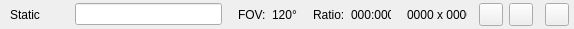
<?xml version="1.0" encoding="UTF-8"?>
<ui version="4.0">
 <class>ViewportTitleDlg</class>
 <widget class="QWidget" name="ViewportTitleDlg">
  <property name="geometry">
   <rect>
    <x>0</x>
    <y>0</y>
    <width>574</width>
    <height>29</height>
   </rect>
  </property>
  <property name="sizePolicy">
   <sizepolicy hsizetype="Preferred" vsizetype="Fixed">
    <horstretch>0</horstretch>
    <verstretch>0</verstretch>
   </sizepolicy>
  </property>
  <layout class="QHBoxLayout" name="horizontalLayout" stretch="1,2,0,0,0,0,0,0,0,0,0,0,0,0,0,0">
   <property name="leftMargin">
    <number>10</number>
   </property>
   <property name="topMargin">
    <number>0</number>
   </property>
   <property name="rightMargin">
    <number>0</number>
   </property>
   <property name="bottomMargin">
    <number>0</number>
   </property>
   <item>
    <widget class="QLabel" name="m_titleBtn">
     <property name="text">
      <string>Static</string>
     </property>
    </widget>
   </item>
   <item>
    <widget class="AzQtComponents::ToolButtonLineEdit" name="m_viewportSearch">
     <property name="sizePolicy">
      <sizepolicy hsizetype="Fixed" vsizetype="Fixed">
       <horstretch>0</horstretch>
       <verstretch>0</verstretch>
      </sizepolicy>
     </property>
     <property name="minimumSize">
      <size>
       <width>147</width>
       <height>22</height>
      </size>
     </property>
     <property name="maximumSize">
      <size>
       <width>147</width>
       <height>22</height>
      </size>
     </property>
    </widget>
   </item>
   <item>
    <spacer name="horizontalSpacer">
     <property name="orientation">
      <enum>Qt::Horizontal</enum>
     </property>
     <property name="sizeType">
      <enum>QSizePolicy::Fixed</enum>
     </property>
     <property name="sizeHint" stdset="0">
      <size>
       <width>10</width>
       <height>20</height>
      </size>
     </property>
    </spacer>
   </item>
   <item>
    <widget class="QLabel" name="label">
     <property name="text">
      <string>FOV:</string>
     </property>
    </widget>
   </item>
   <item>
    <widget class="QLabel" name="m_fovStaticCtrl">
     <property name="sizePolicy">
      <sizepolicy hsizetype="Fixed" vsizetype="Preferred">
       <horstretch>0</horstretch>
       <verstretch>0</verstretch>
      </sizepolicy>
     </property>
     <property name="text">
      <string>120°</string>
     </property>
    </widget>
   </item>
   <item>
    <spacer name="horizontalSpacer_2">
     <property name="orientation">
      <enum>Qt::Horizontal</enum>
     </property>
     <property name="sizeType">
      <enum>QSizePolicy::Fixed</enum>
     </property>
     <property name="sizeHint" stdset="0">
      <size>
       <width>10</width>
       <height>20</height>
      </size>
     </property>
    </spacer>
   </item>
   <item>
    <widget class="QLabel" name="label_2">
     <property name="text">
      <string>Ratio:</string>
     </property>
    </widget>
   </item>
   <item>
    <widget class="QLabel" name="m_ratioStaticCtrl">
     <property name="sizePolicy">
      <sizepolicy hsizetype="Fixed" vsizetype="Preferred">
       <horstretch>0</horstretch>
       <verstretch>0</verstretch>
      </sizepolicy>
     </property>
     <property name="minimumSize">
      <size>
       <width>40</width>
       <height>0</height>
      </size>
     </property>
     <property name="maximumSize">
      <size>
       <width>40</width>
       <height>16777215</height>
      </size>
     </property>
     <property name="text">
      <string>000:000</string>
     </property>
    </widget>
   </item>
   <item>
    <spacer name="horizontalSpacer_3">
     <property name="orientation">
      <enum>Qt::Horizontal</enum>
     </property>
     <property name="sizeType">
      <enum>QSizePolicy::Fixed</enum>
     </property>
     <property name="sizeHint" stdset="0">
      <size>
       <width>10</width>
       <height>20</height>
      </size>
     </property>
    </spacer>
   </item>
   <item>
    <widget class="QLabel" name="m_sizeStaticCtrl">
     <property name="sizePolicy">
      <sizepolicy hsizetype="Fixed" vsizetype="Preferred">
       <horstretch>0</horstretch>
       <verstretch>0</verstretch>
      </sizepolicy>
     </property>
     <property name="minimumSize">
      <size>
       <width>60</width>
       <height>0</height>
      </size>
     </property>
     <property name="maximumSize">
      <size>
       <width>60</width>
       <height>16777215</height>
      </size>
     </property>
     <property name="text">
      <string>0000 x 0000</string>
     </property>
    </widget>
   </item>
   <item>
    <widget class="AzQtComponents::ButtonDivider" name="divider1" native="true"/>
   </item>
   <item>
    <widget class="QToolButton" name="m_toggleDisplayInfoBtn">
     <property name="toolTip">
      <string>Toggle display info</string>
     </property>
     <property name="icon">
      <iconset resource="resource.qrc">
       <normaloff>:/stylesheet/img/16x16/info.png</normaloff>:/stylesheet/img/16x16/info.png</iconset>
     </property>
     <property name="checkable">
      <bool>true</bool>
     </property>
    </widget>
   </item>
   <item>
    <widget class="QToolButton" name="m_toggleHelpersBtn">
     <property name="toolTip">
      <string>Toggle display helpers</string>
     </property>
     <property name="icon">
      <iconset resource="resource.qrc">
       <normaloff>:/stylesheet/img/16x16/Helpers.png</normaloff>:/stylesheet/img/16x16/Helpers.png</iconset>
     </property>
     <property name="checkable">
      <bool>true</bool>
     </property>
    </widget>
   </item>
   <item>
    <widget class="AzQtComponents::ButtonDivider" name="divider2" native="true"/>
   </item>
   <item>
    <widget class="QToolButton" name="m_maxBtn">
     <property name="icon">
      <iconset resource="resource.qrc">
       <normaloff>:/stylesheet/img/16x16/Maximize.png</normaloff>:/stylesheet/img/16x16/Maximize.png</iconset>
     </property>
     <property name="iconSize">
      <size>
       <width>16</width>
       <height>16</height>
      </size>
     </property>
    </widget>
   </item>
   <item>
    <spacer name="rightSpacer">
     <property name="orientation">
      <enum>Qt::Horizontal</enum>
     </property>
     <property name="sizeType">
      <enum>QSizePolicy::Fixed</enum>
     </property>
     <property name="sizeHint" stdset="0">
      <size>
       <width>5</width>
       <height>5</height>
      </size>
     </property>
    </spacer>
   </item>
  </layout>
 </widget>
 <customwidgets>
  <customwidget>
   <class>AzQtComponents::ToolButtonLineEdit</class>
   <extends>QLineEdit</extends>
   <header>AzQtComponents/Components/ToolButtonLineEdit.h</header>
  </customwidget>
  <customwidget>
   <class>AzQtComponents::ButtonDivider</class>
   <extends>QWidget</extends>
   <header>AzQtComponents/Components/ButtonDivider.h</header>
   <container>1</container>
  </customwidget>
 </customwidgets>
 <resources>
  <include location="resource.qrc"/>
 </resources>
 <connections/>
</ui>
